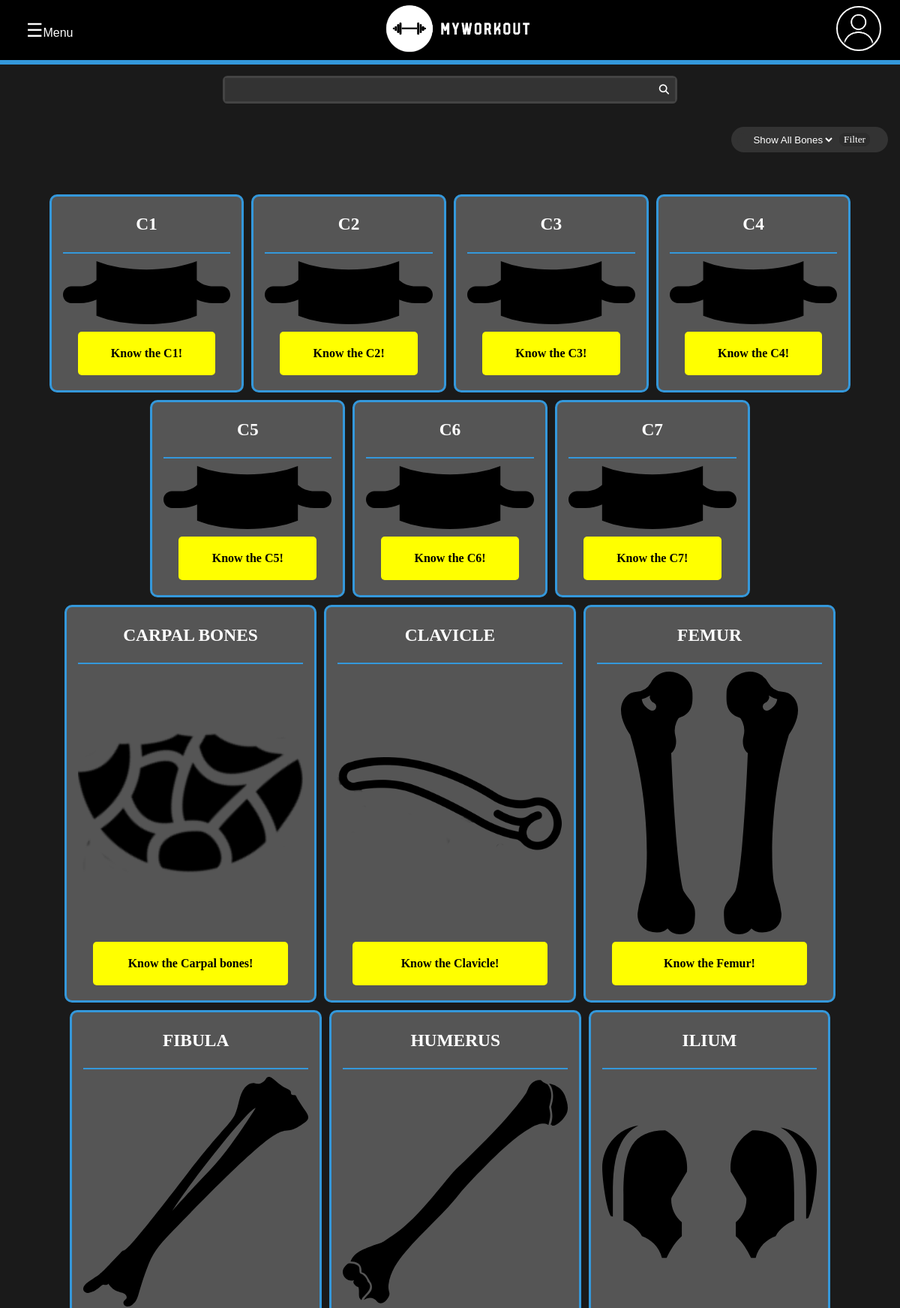
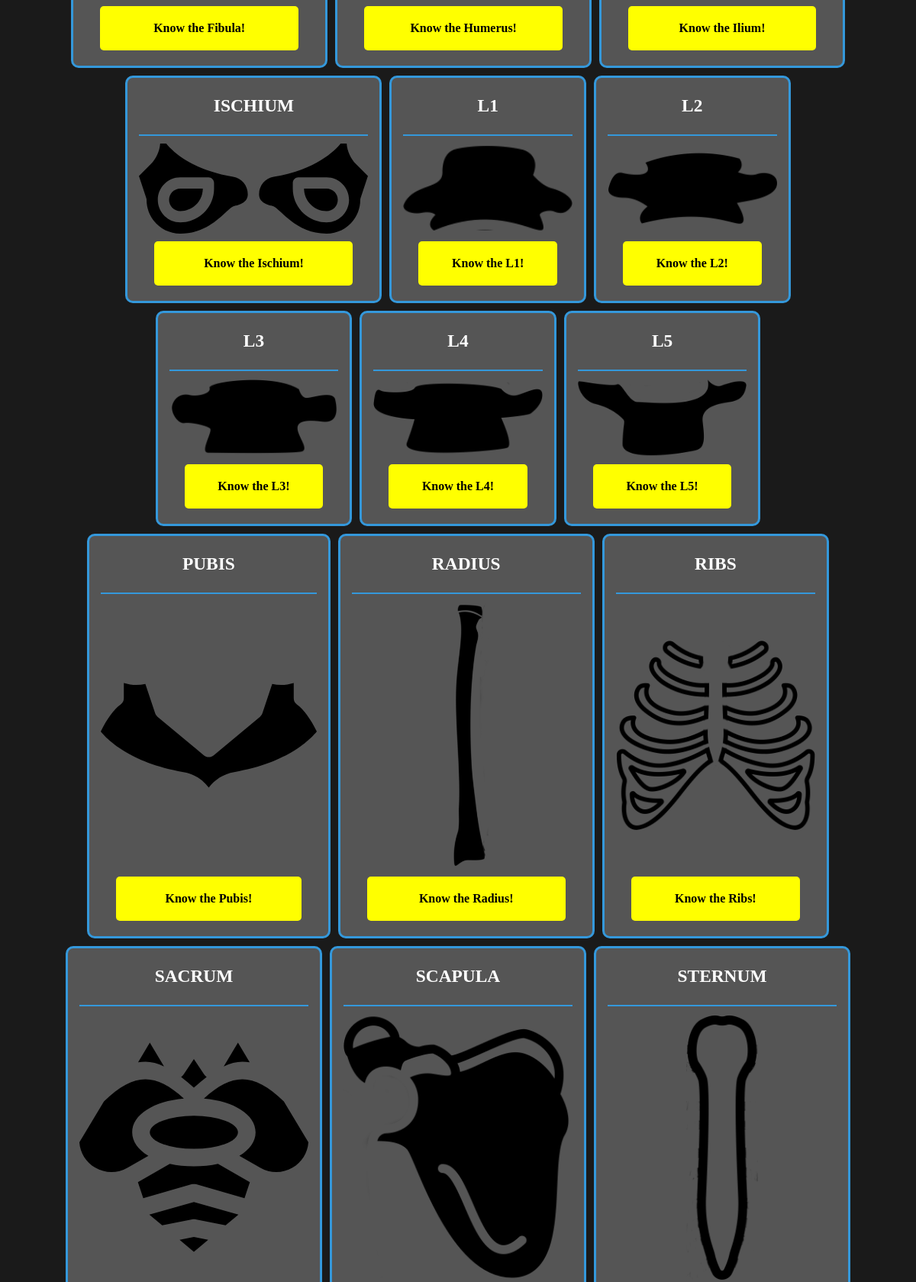
/workout/bones/ (upper part), run on the app's committed database (2 pictures, top to bottom).
### workout/models.py (models this page shows, shortened)
class Bone(models.Model):
    name = models.CharField("Bone name", max_length=50)
    cover = models.FileField(upload_to="images/bones/%Y/%m/%d/", validators=[
        FileExtensionValidator(['svg'])
    ])
    description = models.TextField("Some description of the bone")
    muscles = models.ManyToManyField("Muscle", blank=True)
    slug = models.CharField(blank=True, max_length=50)
    is_spine_bone = models.BooleanField(blank=True, default=False)
    class Meta:
        ordering = ['name']

### workout/views.py (the view)
# urls.py: path('bones/', views.bones, name="list-bones"),
def bones(request):
    is_spine_bone_param = request.GET.get('is_spine_bone')
    if is_spine_bone_param is not None:
        if is_spine_bone_param == '1':  # Just spine bones
            bones = models.Bone.objects.filter(is_spine_bone=True)
        elif is_spine_bone_param == '0':  # All bones
            bones = models.Bone.objects.all()
        elif is_spine_bone_param == '2':  # Except spine bones
            bones = models.Bone.objects.filter(is_spine_bone=False)
    else:
        bones = models.Bone.objects.all()
    return render(request, "workout/list-structures.html",
                  {"items": bones, "is_bone": True})

### templates/workout/list-structures.html
{% extends 'base.html' %}
{% block content %}
    {% if is_bone %}
        {% include "../partials/filter.html" %}
    {% endif %}
    <main class="main-content">
        <section class="main-content-cards">
            {% if is_description %}
                <article class="main-content-cards card-opened">
                    <header class="card-title">
                        <h1> {{item.name}} </h1>
                        <h4><em> {{item.scientific_name}} </em></h4>
                    </header>
                    <div class="card-description">
                        <img src="{{item.cover.url}}" alt="" class="card-description-icon">
                        {% if is_bone %}
                            <details class="card-details">
                                <summary>
                                    <b>Associated Muscles:</b>
                                </summary>
                                <ul class="card-details-list">
                                    {% for muscle in item.muscles.all %}
                                        <li>{{muscle.scientific_name}}</li>
                                    {% endfor %}
                                </ul>
                            </details>
                        {% endif %}
                        {% if is_joint %}
                            <details class="card-details">
                                <summary>
                                    <b>Allowed movements:</b>
                                </summary>
                                <ul class="card-details-list">
                                    {% for move in item.allowed_movements.all %}
                                        <li>{{move.type_name}}</li>
                                    {% endfor %}
                                </ul>
                            </details>
                            <details class="card-details">
                                <summary>
                                    <b>Bones:</b>
                                </summary>
                                <ul class="card-details-list">
                                    {% for bone in item.bones.all %}
                                        <li>{{bone.name}}</li>
                                    {% endfor %}
                                </ul>
                            </details>
                            <details class="card-details">
                                <summary>
                                    <b>Joint type:</b>
                                </summary>
                                <ul class="card-details-list">
                                    {% for type in item.joint_type.all %}
                                        <li>{{type.type_name}}</li>
                                    {% endfor %}
                                </ul>
                            </details>
                        {% endif %}
                        {% if is_muscle %}
                            <details class="card-details">
                                <summary>
                                    <b>Actions:</b>
                                </summary>
                                <ul class="card-details-list">
                                    {% if item.origins.all %}
                                        {% for act in item.action.all %}
                                            <li>
                                                {{act.type_name}}:
                                                {% for muscle in item.origins.all %}
                                                    {% if act in muscle.action.all %}
                                                        <em>{{muscle.name}}</em>;
                                                    {% endif %}
                                                {% endfor %}
                                            </li>
                                        {% endfor %}
                                    {% else %}
                                        {% for act in item.action.all %}
                                            <li>{{act.type_name}}</li>
                                        {% endfor %}
                                    {% endif %}
                                </ul>
                            </details>
                            <details class="card-details">
                                <summary>
                                    <b>Origin:</b>
                                </summary>
                                <ul class="card-details-list">
                                    {% if item.origins.all %}
                                        {% for head in item.origins.all %}
                                            {% for bone in head.origin.all %}
                                                <li>
                                                    <em>{{ head.name }}</em> ({{bone.name}})
                                                </li>
                                            {% endfor %}
                                        {% endfor %}
                                    {% else %}
                                        {% for origin in item.origin.all %}
                                            <li>{{origin}}</li>
                                        {% endfor %}
                                    {% endif %}
                                </ul>
                            </details>
                            <details class="card-details">
                                <summary>
                                    <b>Insertion:</b>
                                </summary>
                                <ul class="card-details-list">
                                    {% for insertion in item.insertion.all %}
                                        <li>{{insertion.name}}</li>
                                    {% endfor %}
                                </ul>
                            </details>
                            {% endif %}
                            {% if is_exercise %}
                                <details class="card-details">
                                    <summary>
                                        <b>Muscles worked:</b>
                                    </summary>
                                    <ul class="card-details-list">
                                        {% for muscle in item.muscles.all %}
                                            <li>{{muscle.name}}</li>
                                        {% endfor %}
                                    </ul>
                                </details>
                            {% endif %}
                            <details class="card-details">
                            <summary>
                                <b>Description:</b>
                            </summary>
                            <ul>
                                <li>
                                    {{item.description|safe}}
                                </li>
                            </ul>
                        </details>
                    </div>
                </article>
            {% else %}
                {% for item in items %}
                    <article class="main-content-cards card">
                        <header class="card-title">
                            <h1> {{item.name}} </h1>
                        </header>
                        <img class="card-icon" src="{{item.cover.url}}" alt="">
                        <a href="{{get_absolute_url}}" class="card-cta"><b>Know the {{item.name}}!</b></a>
                    </article>
                {% endfor %}
            {% endif %}
        </section>
    </main>
{% endblock content %}

### static/css/style.css (style rules this page uses)
:root { --cor-fundo: #1a1a1a; --cor-texto: #ffffff; --cor-destaque: #3498db; --cor-sombra: #333333; --cor-fundo-secundario: #2c2c2c; --cor-texto-secundario: #cccccc; --cor-borda: #555555; }
html { height: 100%; }
body { height: 100%; padding: 0; margin: 0; color: white; background-color: #1a1a1a; overflow-y: scroll; }
.main-content { display: flex; width: 90%; margin: 40px auto; justify-content: center; }
.main-content-cards { display: flex; flex-wrap: wrap; gap: 10px; justify-content: center; }
.card { max-width: 300px; background-color: #555555; border-radius: 10px; padding: 0 15px; border: 3px solid var(--cor-destaque); text-align: center; transition: background-color 0.5s ease; }
.card-title { text-transform: uppercase; width: 100%; font-size: min(20px, 25px); height: fit-content; border-bottom: 2px solid #3498db; }
.card-cta { display: block; width: 100%; height: fit-content; text-decoration: none; border-radius: 5px; color: black; background-color: yellow; padding: 20px; margin: auto 20px 20px; transition: transform 0.5s ease; }
.card-icon { max-height: 350px; }

### data on the page
Bone: name "C1", cover (picture)
Bone: name "C2", cover (picture)
Bone: name "C3", cover (picture)
Bone: name "C4", cover (picture)
Bone: name "C5", cover (picture)
Bone: name "C6", cover (picture)
Bone: name "C7", cover (picture)
Bone: name "CARPAL BONES", cover (picture), name "Carpal bones"
Bone: name "CLAVICLE", cover (picture), name "Clavicle"
Bone: name "FEMUR", cover (picture), name "Femur"
Bone: name "FIBULA", cover (picture), name "Fibula"
Bone: name "HUMERUS", cover (picture), name "Humerus"
Bone: name "ILIUM", cover (picture), name "Ilium"
Bone: name "ISCHIUM", cover (picture), name "Ischium"
Bone: name "L1", cover (picture)
Bone: name "L2", cover (picture)
Bone: name "L3", cover (picture)
Bone: name "L4", cover (picture)
Bone: name "L5", cover (picture)
Bone: name "PUBIS", cover (picture), name "Pubis"
Bone: name "RADIUS", cover (picture), name "Radius"
Bone: name "RIBS", cover (picture), name "Ribs"
Bone: name "SACRUM", cover (picture)
Bone: name "SCAPULA", cover (picture)
Bone: name "STERNUM", cover (picture)
